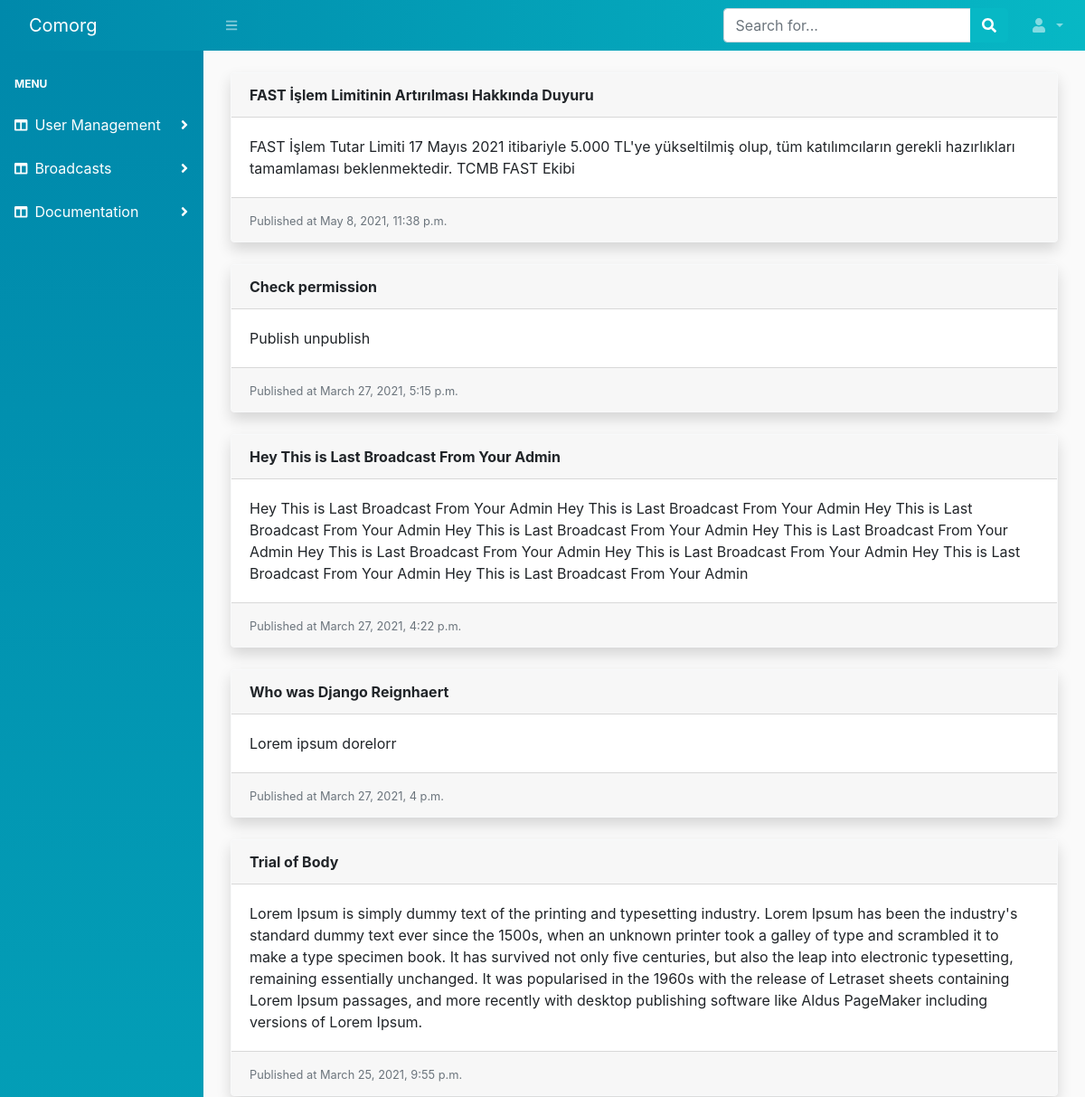
Before: /communications/ (upper part) with the older database file.
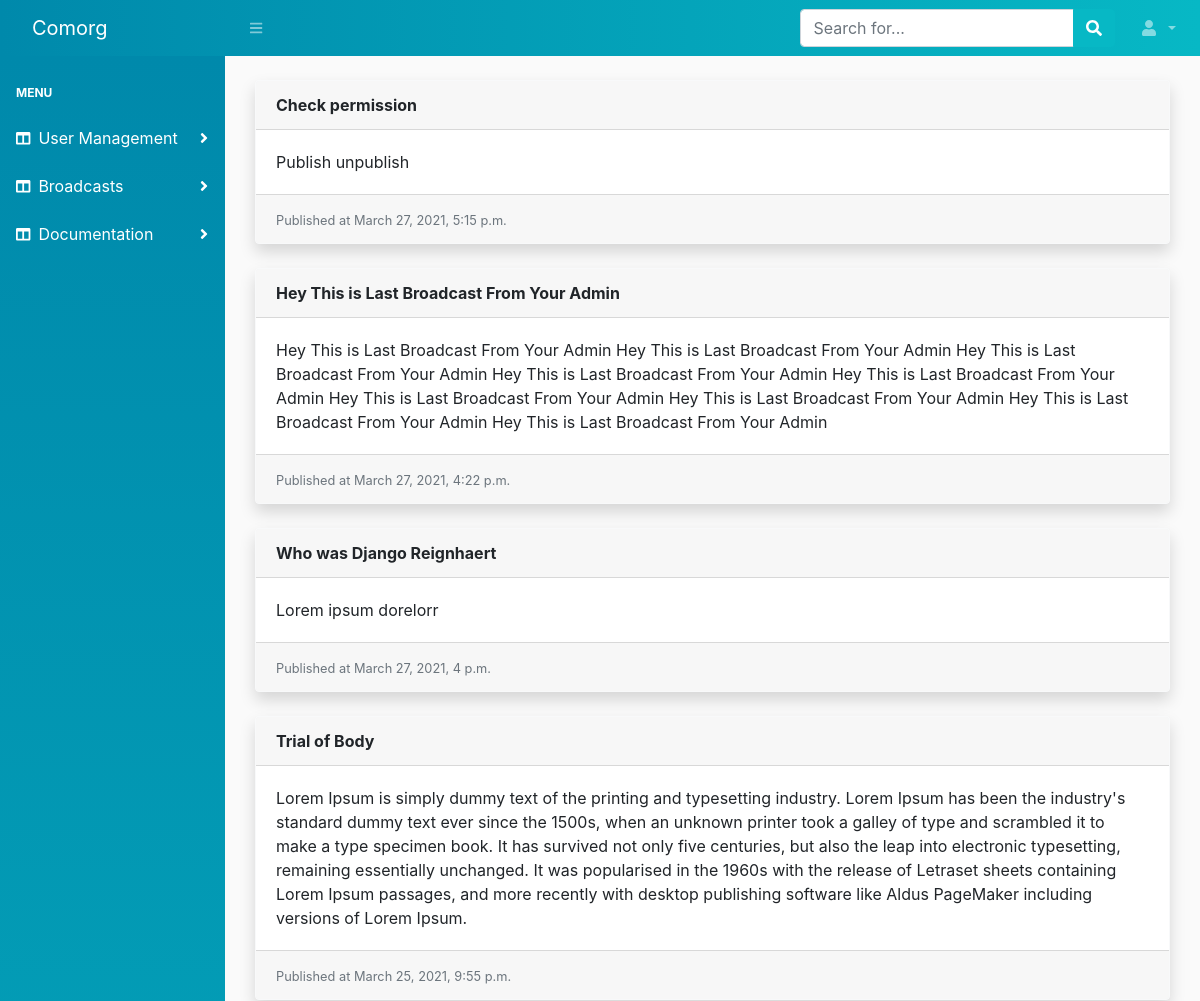
After: the same page with the newer database file.
### communication/models.py (models this page shows, shortened)
class Broadcast(models.Model):
    user = models.ForeignKey(User, on_delete=models.DO_NOTHING, related_name='broadcasts')
    title = models.CharField(max_length=250)
    body = models.TextField(blank=True, null=True)  # TODO: Add rich text widget here
    created = models.DateTimeField(auto_now_add=True)
    published = models.DateTimeField(blank=True, null=True)
    last_updated = models.DateTimeField(auto_now=True)
    is_published = models.BooleanField(default=False, verbose_name='Publish immediately')
    class Meta:
        db_table = 'broadcasts'
        ordering = ['-published']

### communication/views.py (the view)
# urls.py: path('', views.index, name='broadcast_list'),
def index(request):
    broadcasts = Broadcast.objects.filter(is_published=True)
    return render(
        request,
        'communication/broadcast/list.html',
        {
            'broadcasts': broadcasts
        })

### communication/templates/communication/broadcast/list.html (shortened to what this page needs)
{% extends 'core/base.html' %}
{% block content %}
<div class="container-fluid">
    {% for broadcast in broadcasts %}
        <div class="card border-light shadow mb-4">
            <div class="card-header">
                <strong>{{ broadcast.title }}</strong>
            </div>
            <div class="card-body">
                <div class="card-text">
                    {{ broadcast.body }}
                </div>
            </div>
            <div class="card-footer">
                <small class="text-muted">
                    Published at {{ broadcast.published }}
                </small>
            </div>
        </div>
    {% endfor %}
</div>
{% endblock %}

Changed rows visible on the page:
no longer on this page (row edited): Broadcast: title "FAST İşlem Limitinin Artırılması Hakkında Duyuru", body "FAST İşlem Tutar Limiti 17 Mayıs 2021 itibariyle 5.000 TL'ye yükseltilmiş olup, tüm katılımcıların gerekli hazırlıkları tamamlaması beklenmektedir. TCMB FAST Ekibi", published "May 8, 2021, 11:38 p.m."
